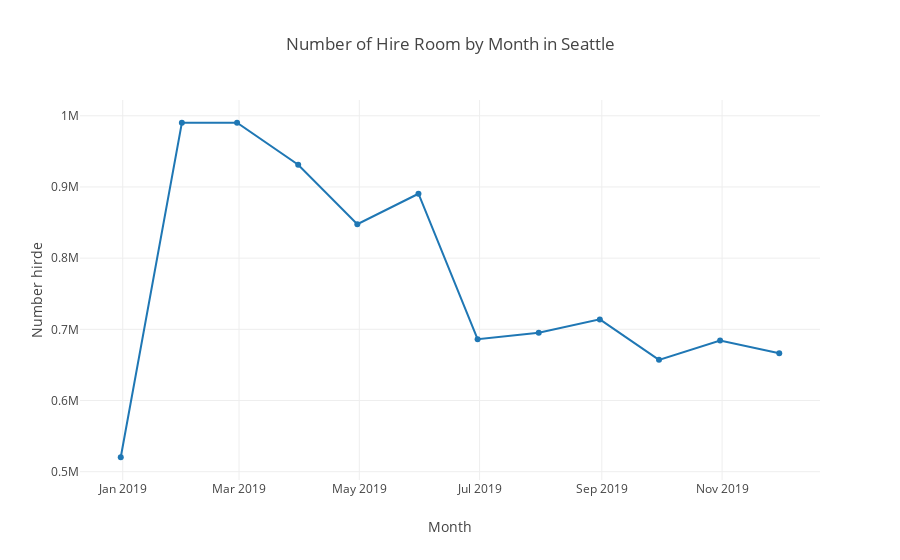

The code cell stored with this chart in its notebook:
### Code cell
offline.iplot(fig5)

### Figure 1 — Plotly figure (JSON) as saved in the notebook; plotly's stock layout.template omitted (floating-point values rounded to 4 significant figures)
{"data": [{"type": "scatter", "uid": "bac91045-f124-4517-b544-4dfee3c46d35", "x": ["2018-12-31", "2019-01-31", "2019-02-28", "2019-03-31", "2019-04-30", "2019-05-31", "2019-06-30", "2019-07-31", "2019-08-31", "2019-09-30", "2019-10-31", "2019-11-30"], "y": [520285, 990130, 990210, 931308, 847743, 890495, 686133, 695325, 713963, 657117, 684307, 666389]}], "layout": {"title": {"text": "Number of Hire Room by Month in Seattle"}, "xaxis": {"title": {"text": "Month"}}, "yaxis": {"title": {"text": "Number hirde"}}}}
